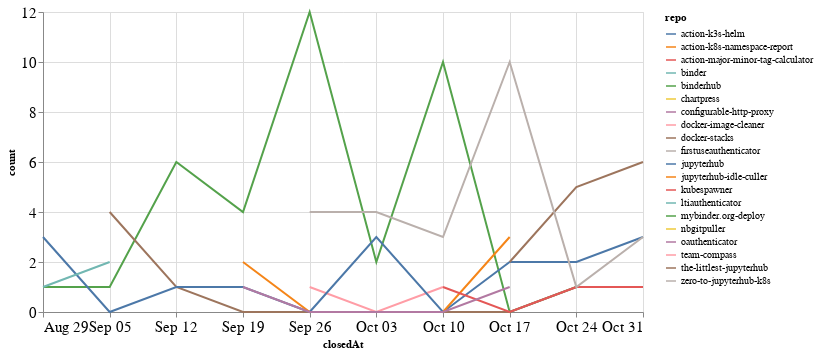

Notebook source saved alongside this figure:
### Code cell
closed_by_time = closed_by.groupby('repo').resample('W', on='closedAt').count()['author'].reset_index()
closed_by_time = closed_by_time.rename(columns={'author': 'count'})

alt.Chart(closed_by_time, width=600).mark_line().encode(
    x='closedAt',
    y='count',
    color='repo',
    tooltip="repo"
)

### Figure 1 — Vega-Lite specification as saved in the notebook (floating-point values rounded to 4 significant figures)
{"config": {"axisLeft": {"labelFontSize": 15}, "axisBottom": {"labelFontSize": 15}}, "data": {"name": "data-d2cef72c8ff90919cae9ab2bd9fc18b1"}, "mark": "line", "encoding": {"color": {"type": "nominal", "field": "repo"}, "tooltip": {"type": "nominal", "field": "repo"}, "x": {"type": "temporal", "field": "closedAt"}, "y": {"type": "quantitative", "field": "count"}}, "width": 600, "$schema": "https://vega.github.io/schema/vega-lite/v4.8.1.json", "datasets": {"data-d2cef72c8ff90919cae9ab2bd9fc18b1": [{"repo": "action-k3s-helm", "closedAt": "2021-10-10T00:00:00", "count": 2}, {"repo": "action-k8s-namespace-report", "closedAt": "2021-09-26T00:00:00", "count": 1}, {"repo": "action-major-minor-tag-calculator", "closedAt": "2021-09-26T00:00:00", "count": 1}, {"repo": "binder", "closedAt": "2021-10-03T00:00:00", "count": 1}, {"repo": "binderhub", "closedAt": "2021-08-29T00:00:00", "count": 1}, {"repo": "binderhub", "closedAt": "2021-09-05T00:00:00", "count": 1}, {"repo": "binderhub", "closedAt": "2021-09-12T00:00:00", "count": 6}, {"repo": "binderhub", "closedAt": "2021-09-19T00:00:00", "count": 4}, {"repo": "binderhub", "closedAt": "2021-09-26T00:00:00", "count": 12}, {"repo": "binderhub", "closedAt": "2021-10-03T00:00:00", "count": 2}, {"repo": "binderhub", "closedAt": "2021-10-10T00:00:00", "count": 10}, {"repo": "binderhub", "closedAt": "2021-10-17T00:00:00", "count": 0}, {"repo": "binderhub", "closedAt": "2021-10-24T00:00:00", "count": 1}, {"repo": "chartpress", "closedAt": "2021-09-05T00:00:00", "count": 1}, {"repo": "configurable-http-proxy", "closedAt": "2021-09-19T00:00:00", "count": 1}, {"repo": "docker-image-cleaner", "closedAt": "2021-09-26T00:00:00", "count": 1}, {"repo": "docker-image-cleaner", "closedAt": "2021-10-03T00:00:00", "count": 0}, {"repo": "docker-image-cleaner", "closedAt": "2021-10-10T00:00:00", "count": 1}, {"repo": "docker-stacks", "closedAt": "2021-09-05T00:00:00", "count": 4}, {"repo": "docker-stacks", "closedAt": "2021-09-12T00:00:00", "count": 1}, {"repo": "docker-stacks", "closedAt": "2021-09-19T00:00:00", "count": 0}, {"repo": "docker-stacks", "closedAt": "2021-09-26T00:00:00", "count": 0}, {"repo": "docker-stacks", "closedAt": "2021-10-03T00:00:00", "count": 0}, {"repo": "docker-stacks", "closedAt": "2021-10-10T00:00:00", "count": 0}, {"repo": "docker-stacks", "closedAt": "2021-10-17T00:00:00", "count": 0}, {"repo": "docker-stacks", "closedAt": "2021-10-24T00:00:00", "count": 1}, {"repo": "firstuseauthenticator", "closedAt": "2021-10-31T00:00:00", "count": 4}, {"repo": "jupyterhub", "closedAt": "2021-08-29T00:00:00", "count": 3}, {"repo": "jupyterhub", "closedAt": "2021-09-05T00:00:00", "count": 0}, {"repo": "jupyterhub", "closedAt": "2021-09-12T00:00:00", "count": 1}, {"repo": "jupyterhub", "closedAt": "2021-09-19T00:00:00", "count": 1}, {"repo": "jupyterhub", "closedAt": "2021-09-26T00:00:00", "count": 0}, {"repo": "jupyterhub", "closedAt": "2021-10-03T00:00:00", "count": 3}, {"repo": "jupyterhub", "closedAt": "2021-10-10T00:00:00", "count": 0}, {"repo": "jupyterhub", "closedAt": "2021-10-17T00:00:00", "count": 2}, {"repo": "jupyterhub", "closedAt": "2021-10-24T00:00:00", "count": 2}, {"repo": "jupyterhub", "closedAt": "2021-10-31T00:00:00", "count": 3}, {"repo": "jupyterhub-idle-culler", "closedAt": "2021-09-19T00:00:00", "count": 2}, {"repo": "jupyterhub-idle-culler", "closedAt": "2021-09-26T00:00:00", "count": 0}, {"repo": "jupyterhub-idle-culler", "closedAt": "2021-10-03T00:00:00", "count": 0}, {"repo": "jupyterhub-idle-culler", "closedAt": "2021-10-10T00:00:00", "count": 0}, {"repo": "jupyterhub-idle-culler", "closedAt": "2021-10-17T00:00:00", "count": 3}, {"repo": "kubespawner", "closedAt": "2021-10-10T00:00:00", "count": 1}, {"repo": "kubespawner", "closedAt": "2021-10-17T00:00:00", "count": 0}, {"repo": "kubespawner", "closedAt": "2021-10-24T00:00:00", "count": 1}, {"repo": "kubespawner", "closedAt": "2021-10-31T00:00:00", "count": 1}, {"repo": "ltiauthenticator", "closedAt": "2021-08-29T00:00:00", "count": 1}, {"repo": "ltiauthenticator", "closedAt": "2021-09-05T00:00:00", "count": 2}, {"repo": "mybinder.org-deploy", "closedAt": "2021-10-17T00:00:00", "count": 1}, {"repo": "nbgitpuller", "closedAt": "2021-09-05T00:00:00", "count": 5}, {"repo": "oauthenticator", "closedAt": "2021-09-19T00:00:00", "count": 1}, {"repo": "oauthenticator", "closedAt": "2021-09-26T00:00:00", "count": 0}, {"repo": "oauthenticator", "closedAt": "2021-10-03T00:00:00", "count": 0}, {"repo": "oauthenticator", "closedAt": "2021-10-10T00:00:00", "count": 0}, {"repo": "oauthenticator", "closedAt": "2021-10-17T00:00:00", "count": 1}, {"repo": "team-compass", "closedAt": "2021-10-03T00:00:00", "count": 1}, {"repo": "the-littlest-jupyterhub", "closedAt": "2021-10-17T00:00:00", "count": 2}, {"repo": "the-littlest-jupyterhub", "closedAt": "2021-10-24T00:00:00", "count": 5}, {"repo": "the-littlest-jupyterhub", "closedAt": "2021-10-31T00:00:00", "count": 6}, {"repo": "zero-to-jupyterhub-k8s", "closedAt": "2021-09-26T00:00:00", "count": 4}, {"repo": "zero-to-jupyterhub-k8s", "closedAt": "2021-10-03T00:00:00", "count": 4}, {"repo": "zero-to-jupyterhub-k8s", "closedAt": "2021-10-10T00:00:00", "count": 3}, {"repo": "zero-to-jupyterhub-k8s", "closedAt": "2021-10-17T00:00:00", "count": 10}, {"repo": "zero-to-jupyterhub-k8s", "closedAt": "2021-10-24T00:00:00", "count": 1}, {"repo": "zero-to-jupyterhub-k8s", "closedAt": "2021-10-31T00:00:00", "count": 3}]}}
